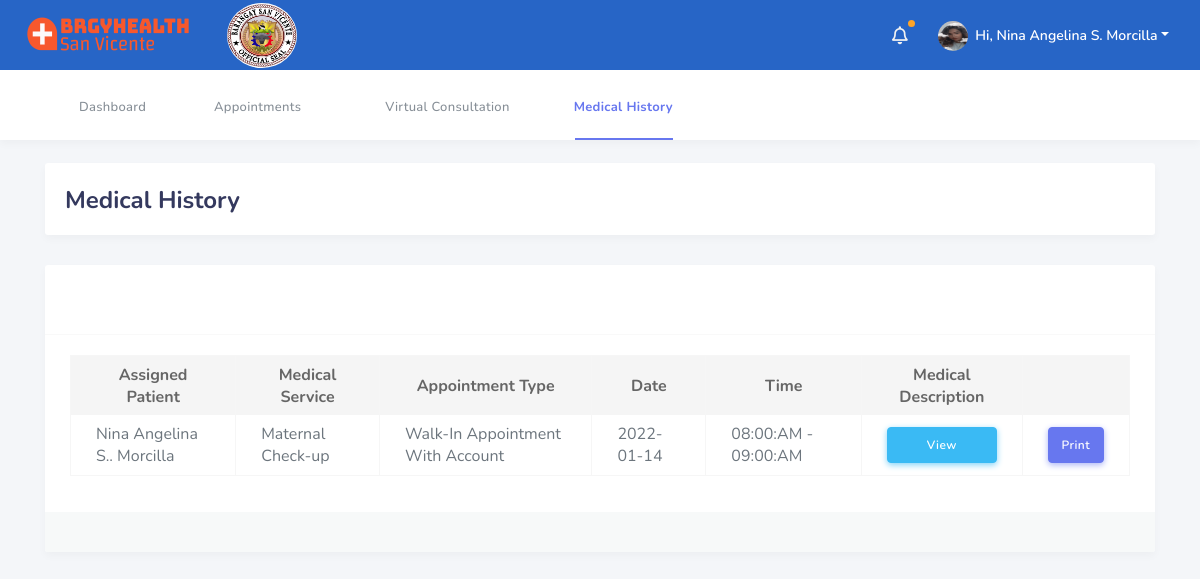
The page /views/patient/medical_history.php (signed in) on the database its author committed.
### tables this page shows
CREATE TABLE `user` (
  `user_id` int(11) NOT NULL,
  `user_account_id` varchar(150) NOT NULL,
  `user_email` varchar(150) NOT NULL,
  `user_password` varchar(150) NOT NULL,
  `user_firstname` varchar(150) NOT NULL,
  `user_middlename` varchar(150) NOT NULL,
  `user_lastname` varchar(150) NOT NULL,
  `user_dob` date NOT NULL,
  `user_cnum` varchar(150) NOT NULL,
  `user_type` enum('Administrator','Patient','Doctor','Barangay Health Worker') NOT NULL,
  `user_image` varchar(255) NOT NULL,
  `user_status` tinyint(4) NOT NULL,
  `user_account_status` tinyint(4) NOT NULL,
  `user_account_code` varchar(150) NOT NULL,
  `user_bool` tinyint(4) NOT NULL
);

CREATE TABLE `medical_history` (
  `medical_history_id` int(11) NOT NULL,
  `medical_history_user_id` int(11) NOT NULL,
  `medical_history_doctor_id` int(11) NOT NULL,
  `medical_history_appointment_id` int(11) NOT NULL,
  `medical_history_pfname` varchar(150) NOT NULL,
  `medical_history_pmname` varchar(150) NOT NULL,
  `medical_history_plname` varchar(150) NOT NULL,
  `medical_history_page` varchar(150) NOT NULL,
  `medical_history_pallergy` varchar(150) NOT NULL,
  `medical_history_psymptoms` varchar(150) NOT NULL,
  `medical_history_ptemp` varchar(150) NOT NULL,
  `medical_history_pheart` varchar(150) NOT NULL,
  `medical_history_pbp` varchar(150) NOT NULL,
  `medical_history_pulse` varchar(150) NOT NULL,
  `medical_history_pcomments` varchar(150) NOT NULL,
  `medical_history_pprescription` varchar(150) NOT NULL,
  `medical_history_appointment_type` varchar(150) NOT NULL,
  `medical_history_medical_service` varchar(150) NOT NULL,
  `medical_history_date` date NOT NULL,
  `medical_history_stime` time NOT NULL,
  `medical_history_etime` time NOT NULL,
  `medical_history_datetime` datetime NOT NULL,
  `medical_history_status` tinyint(4) NOT NULL,
  `medical_history_bool` tinyint(4) NOT NULL
);

### views/patient/medical_history.php (the view, shortened to what this page needs)
<?php
  $patient_id = $_SESSION['patient_id'];
  require("scripts_header.php");
  $connection = dbConn();
?>
<body class="layout-3">
  <div id="app">
    <div class="main-wrapper container">
      <nav class="navbar navbar-expand-lg main-navbar" style="background-color:rgba(40, 102, 199, 0.97)">
        <a href="dashboard.php" class="navbar-brand sidebar-gone-hide text-capitalize"><img class="sidebar-gone-hide" src="../../assets/img/bh-logo-2.png">
        </a>
        <img class="sidebar-gone-hide rounded-circle" src="../../assets/img/liloan-logo-2.png" style="height: 85px; width: 90px; padding:10px;">
        <ul class="navbar-nav navbar-right">
           <?php
            require("show_notification.php");
            require("show_listdropdown.php");
          ?>
        </ul>
      </nav>
      <nav class="navbar navbar-secondary navbar-expand-lg">
        <div class="container">
          <ul class="navbar-nav">
            <li class="nav-item">
              <a href="dashboard.php" class="nav-link"><i class="fas fa-columns"></i><span>Dashboard</span></a>
            </li>
             <li class="nav-item dropdown">
                <a href="#" data-toggle="dropdown" class="nav-link has-dropdown"><i class="fas fa-calendar-check"></i>
                  <span>Appointments</span>
                </a>
                </li>
                 <li class="nav-item">
                   <a href="online_consultation.php" class="nav-link"><i class="fas fa-notes-medical"></i><span>Virtual Consultation</span></a>
               </li>
                 <li class="nav-item active">
                   <a href="medical_history.php" class="nav-link"><i class="fas fa-pen"></i><span>Medical History</span></a>
                </li>
          </ul>
        </div>
      </nav>
      <div class="main-content" style="min-height: 566px;">
        <section class="section">
          <div class="section-header">
            <h1>Medical History</h1>
            </div>
        <div class="section-body">
            <div class="card">
              <div class="card-header">
              </div>
                 <div class="card-body">
                    <div class="table-responsive">
                        <table class="table table-hover table-bordered" id="table-subject">
                        <thead class="thead-light">
                          <tr class="text-center">
                            <th>Assigned Patient</th>
                            <th>Medical Service</th>
                            <th>Appointment Type</th>
                            <th>Date</th>
                            <th>Time</th>
                            <th>Medical Description</th>
                            <th></th>
                          </tr>
                        </thead>
                        <tbody>
                      <?php
                      $result = mysqli_query($connection,$sql);
                      while($row = mysqli_fetch_assoc($result)) {
                      $patient_id = $row['patient_id'];
                      $mh_firstname    = ucfirst($row['mh_pfname']);
                      $mh_middlename   = ucfirst($row['mh_pmname']);
                      $mh_lastname     = ucfirst($row['mh_plname']);
                      $mh_name = $mh_firstname.' '.$mh_middlename.'.'.' '.$mh_lastname;
                      $date = $row['mh_date'];
                      $format_start = date("h:i:A", strtotime($row['mh_stime']));
                      $format_end   = date("h:i:A", strtotime($row['mh_etime']));
                        $mh_id = $row['medical_history_id'];
                        $mh_mservice = $row['mh_mservice'];
                        $mh_atype = $row['mh_atype'];
                        if($mh_atype == "bookappointment") {
                          $atype = "Face to Face Appointment";
                        } else if($mh_atype == "onlineappointment") {
                          $atype = "Virtual Consultation";
                        } else if($mh_atype == "walkinappointment" AND $patient_id != 0 ) {
                          $atype = "Walk-In Appointment With Account";
                        } else if($mh_atype == "walkinappointment" AND $patient_id == 0) {
                          $atype = "Walk-In Appointment Without Account";
                        }
                      ?>
                        <tr>
                          <td><?php echo $mh_name ?></td>
                          <td><?php echo $mh_mservice ?></td>
                          <td><?php echo $atype ?></td>
                          <td><?php echo $date ?></td>
                          <td><?php echo $format_start ?> - <?php echo $format_end ?></td>
                          <td>
                             <button class="btn btn-info btn-block patientMedicalDetails" id='<?php echo $mh_id ?>'> View </button>
                          </td>
                          <td>
                            <a href="print_patient_medical_history.php?id=<?php echo $mh_id ?>" class="btn btn-primary btn-block text-white" target="_blank">Print</a>
                          </td>
                         </tr>
                      <?php } ?>
                        </tbody>
                      </table>
                    </div>
                  </div>
              <div class="card-footer bg-whitesmoke"> </div>
            </div>
          </div>
         </section>
      </div>
    </div>
    </div>
  </body>
</html>

### rows shown on the page
user: medical_history.medical_history_pfname+medical_history_pmname+medical_history_plname "Nina Angelina S.. Morcilla", medical_history.medical_history_medical_service "Maternal Check-up", medical_history.medical_history_appointment_type "Walk-In Appointment With Account", medical_history.medical_history_date "2022-01-14", medical_history.medical_history_stime "08:00:AM", medical_history.medical_history_etime "09:00:AM"

### other values the page prints
$patient_fullname "Nina Angelina S. Morcilla"
